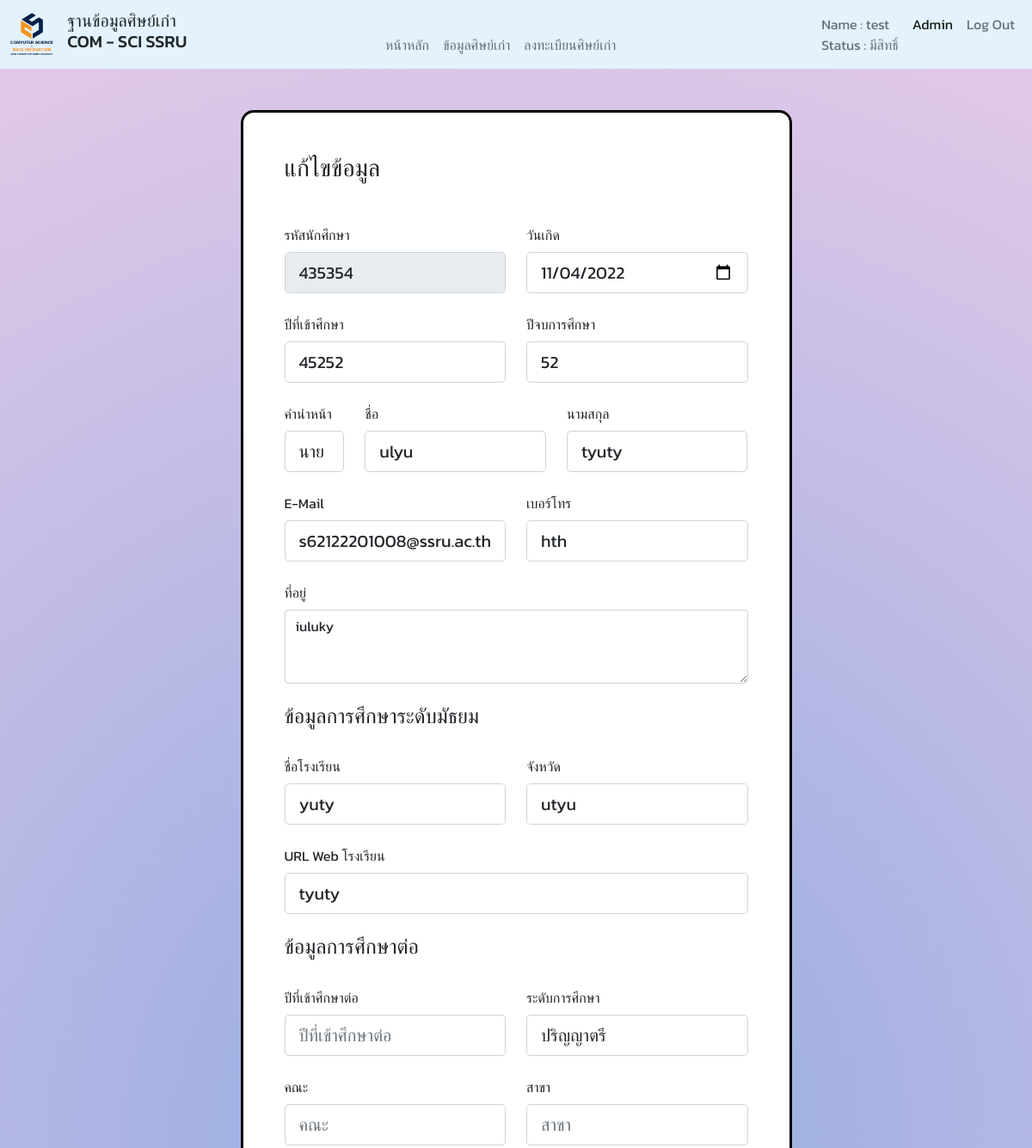
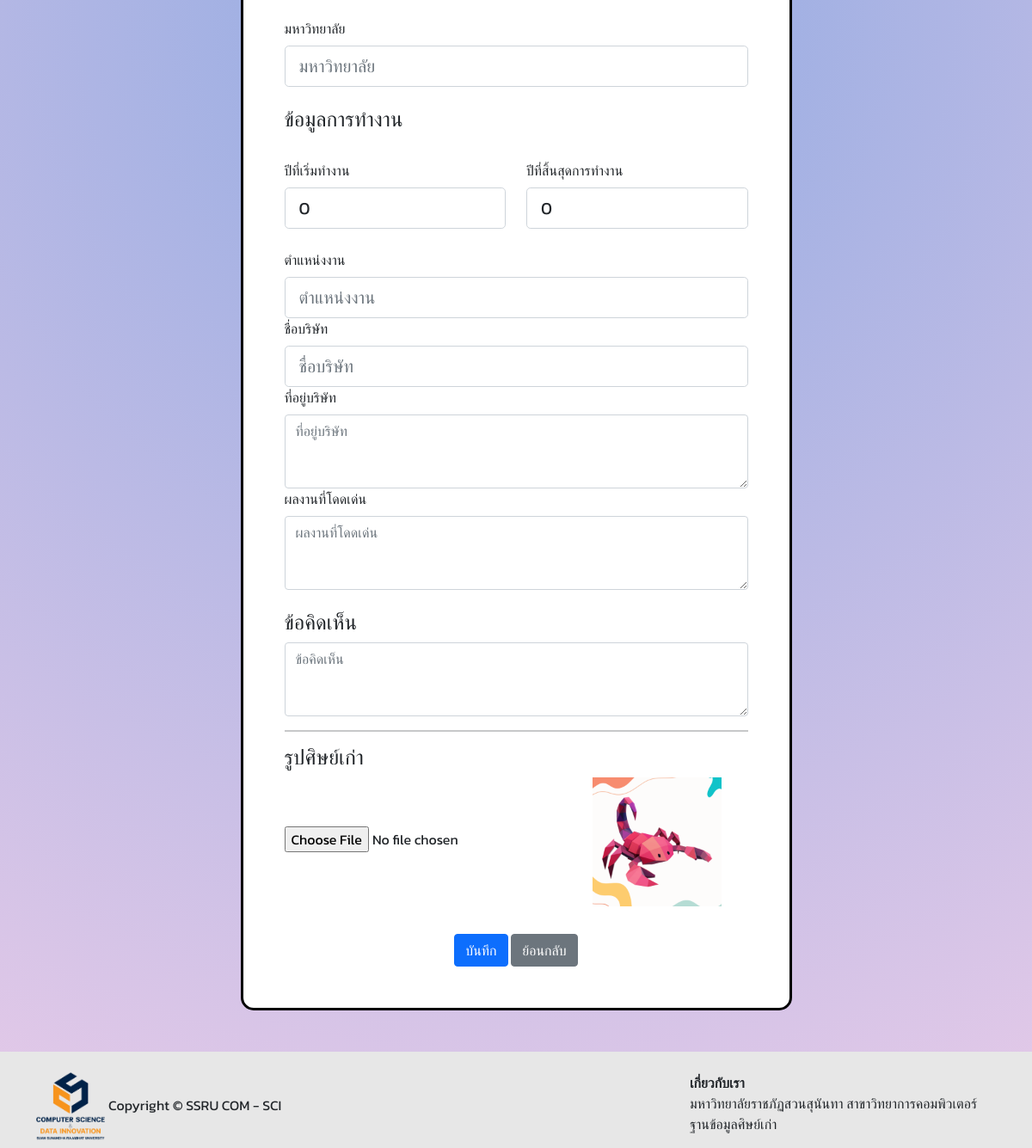
Page /update_user.php?id=435354 (signed in) on the committed database (2 pictures, top to bottom).
### tables this page shows
CREATE TABLE `tb_alumni` (
  `alumni_id` varchar(11) NOT NULL,
  `alumni_year_in` int(11) NOT NULL,
  `alumni_year_out` int(11) NOT NULL,
  `alumni_prefix` varchar(20) NOT NULL,
  `alumni_firstname` varchar(20) DEFAULT NULL,
  `alumni_lastname` varchar(20) DEFAULT NULL,
  `alumni_birthday` date DEFAULT NULL,
  `alumni_email` varchar(100) DEFAULT NULL,
  `alumni_phone` varchar(10) DEFAULT NULL,
  `alumni_address` varchar(255) DEFAULT NULL,
  `alumni_idcard` varchar(13) DEFAULT NULL,
  `alumni_comment` text DEFAULT NULL,
  `alumni_status` int(1) DEFAULT 0,
  `alumni_sex` varchar(6) NOT NULL,
  `alumni_img` varchar(255) NOT NULL
);

CREATE TABLE `tb_alumni_school` (
  `school_id` int(20) NOT NULL,
  `alumni_id` varchar(11) NOT NULL,
  `school_name` varchar(50) NOT NULL,
  `school_province` varchar(50) NOT NULL,
  `school_url` text NOT NULL
);

CREATE TABLE `tb_alumni_work` (
  `company_id` int(11) NOT NULL,
  `company_name` varchar(50) NOT NULL,
  `company_address` text NOT NULL,
  `company_start` int(4) NOT NULL,
  `company_end` int(4) NOT NULL,
  `company_performance` text NOT NULL,
  `alumni_id` varchar(11) NOT NULL,
  `company_position` varchar(50) NOT NULL
);

### update_user.php (the view, shortened to what the rows shown need)
<?php
include 'connection.php';
$sql = $conn->prepare("SELECT * FROM `tb_admin` WHERE `admin_username` = ?;");
$sql->bindParam(1, $_SESSION['admin_username']);
$sql->execute();
$publisher = $sql->fetch(PDO::FETCH_ASSOC);
$sql2 = $conn->prepare("SELECT tb_alumni.alumni_id, tb_alumni.alumni_year_in, tb_alumni.alumni_year_out, tb_alumni.alumni_prefix
, tb_alumni.alumni_firstname, tb_alumni.alumni_lastname, tb_alumni.alumni_birthday, tb_alumni.alumni_img, tb_alumni.alumni_email,
tb_alumni.alumni_phone, tb_alumni.alumni_address, tb_alumni.alumni_comment,
tb_alumni.alumni_status, tb_alumni.alumni_sex, tb_alumni_school.school_name, tb_alumni_school.school_province, tb_alumni_school.school_url, tb_alomni_education.education_year, tb_alomni_education.education_level,
tb_alomni_education.education_faculty, tb_alomni_education.education_branch, tb_alomni_education.education_university, tb_alumni_work.company_name, tb_alumni_work.company_address, tb_alumni_work.company_start,
tb_alumni_work.company_end, tb_alumni_work.company_performance, tb_alumni_work.company_position
FROM    ((tb_alumni LEFT JOIN tb_alumni_school ON tb_alumni.alumni_id  = tb_alumni_school.alumni_id)
LEFT JOIN tb_alomni_education ON tb_alumni.alumni_id  = tb_alomni_education.alumni_id)
LEFT JOIN tb_alumni_work ON tb_alumni.alumni_id  = tb_alumni_work.alumni_id WHERE tb_alumni.alumni_id=?");
$sql2->bindParam(1, $_GET["id"]);
$sql2->execute();
$publisher2 = $sql2->fetch(PDO::FETCH_ASSOC);
?>
<!DOCTYPE html>
<html lang="en">
<head>
  <link href="https://cdn.jsdelivr.net/npm/bootstrap@5.1.1/dist/css/bootstrap.min.css" rel="stylesheet" />
</head>
<body class="gradient-custom d-flex flex-column min-vh-100">
  <nav class="navbar sticky-top navbar-expand-lg navbar-light" style="background-color: #e3f2fd;">
    <div class="container-fluid">
      <div class="collapse navbar-collapse" id="navbarSupportedContent">
        <div class="row">
          <div class="col align-self-end">
            <ul class="navbar-nav m-auto mb-2 mb-lg-0">
              <li class="nav-item">
                <div class="nav-link">Name : <?php
                                              echo $publisher['admin_firstname']
                                              ?> <br> Status : <?php if ($publisher['admin_status'] == 0) {
                                                                  echo "ไม่มีสิทธิ์";
                                                                } else {
                                                                  echo "มีสิทธิ์";
                                                                } ?></div>
              </li>
            </ul>
          </div>
        </div>
      </div>
    </div>
  </nav>
  <section>
    <form method="POST" enctype="multipart/form-data">
      <div class="container py-5 h-100">
        <div class="row justify-content-center align-items-center h-100">
          <div class="col-12 col-lg-9 col-xl-7">
            <div class="card shadow-10-strong card-registration" style="border-radius: 15px; border: 3px solid #000000;">
              <div class="card-body p-4 p-md-5">
                <form>
                  <div class="row">
                    <div class="col-md-6 mb-4">
                      <div class="form-outline">
                        <label class="form-label" for="alumni_id">รหัสนักศึกษา</label>
                        <input type="text" name="alumni_id" readonly placeholder="รหัสนักศึกษา" class="form-control form-control-lg" value="<?php echo $publisher2['alumni_id'] ?>" required />
                      </div>
                    </div>
                    <div class=" col-md-6 mb-4">
                      <div class="form-outline">
                        <label class="form-label" for="alumni_birthday">วันเกิด</label>
                        <input type="date" name="alumni_birthday" placeholder="วันเกิด" class="form-control form-control-lg" value="<?php echo $publisher2['alumni_birthday'] ?>" required />
                      </div>
                    </div>
                  </div>
                  <div class="row">
                    <div class="col-md-6 mb-4">
                      <div class="form-outline">
                        <label class="form-label" for="firstName">ปีที่เข้าศึกษา</label>
                        <input type="number" name="alumni_year_in" placeholder="ปีที่เข้าศึกษา" class="form-control form-control-lg" value="<?php echo $publisher2['alumni_year_in'] ?>" required />
                      </div>
                    </div>
                    <div class="col-md-6 mb-4">
                      <div class="form-outline">
                        <label class="form-label" for="lastName">ปีจบการศึกษา</label>
                        <input type="number" name="alumni_year_out" placeholder="ปีจบการศึกษา" class="form-control form-control-lg" value="<?php echo $publisher2['alumni_year_out'] ?>" required />
                      </div>
                    </div>
                  </div>
                  <div class="row">
                    <div class="col-md-2 mb-2">
                      <label class="form-label select-label">คำนำหน้า</label>
                      <select class="select form-control form-control-lg" name="alumni_prefix" required>
                        <option value="<?php echo $publisher2['alumni_prefix'] ?>"><?php echo $publisher2['alumni_prefix'] ?></option>
                      </select>
                    </div>
                    <div class="col-md-5 mb-4">
                      <div class="form-outline">
                        <label class="form-label">ชื่อ</label>
                        <input type="text" name="alumni_firstname" placeholder="ชื่อ" class="form-control form-control-lg" value="<?php echo $publisher2['alumni_firstname'] ?>" required />
                      </div>
                    </div>
                    <div class="col-md-5 mb-4">
                      <div class="form-outline">
                        <label class="form-label">นามสกุล</label>
                        <input type="text" name="alumni_lastname" placeholder="นามสกุล" class="form-control form-control-lg" value="<?php echo $publisher2['alumni_lastname'] ?>" required />
                      </div>
                    </div>
                  </div>
                  <div class="row">
                    <div class="col-md-6 mb-4">
                      <div class="form-outline">
                        <label class="form-label">E-Mail</label>
                        <input type="email" name="alumni_email" placeholder="E-mail" class="form-control form-control-lg" value="<?php echo $publisher2['alumni_email'] ?>" required />
                      </div>
                    </div>
                    <div class="col-md-6 mb-4">
                      <div class="form-outline">
                        <label class="form-label">เบอร์โทร</label>
                        <input type="text" name="alumni_phone" placeholder="เบอร์โทร" class="form-control form-control-lg" value="<?php echo $publisher2['alumni_phone'] ?>" required />
                      </div>
                    </div>
                  </div>
                  <div class="row">
                    <div class="col-md-12 mb-12 d-flex align-items-center">
                      <div class="form-outline datepicker w-100">
                        <label for="alumni_address" class="form-label">ที่อยู่</label>
                        <textarea placeholder="ที่อยู่" class="form-control" name="alumni_address" rows="3" required><?php echo $publisher2['alumni_address'] ?></textarea>
                      </div>
                    </div>
                  </div>
                  <br>
                  <br>
                  <div class="row">
                    <div class="col-md-6 mb-4">
                      <div class="form-outline">
                        <label class="form-label" for="school_name">ชื่อโรงเรียน</label>
                        <input type="text" name="school_name" placeholder="ชื่อโรงเรียน" class="form-control form-control-lg" value="<?php echo $publisher2['school_name'] ?>" required />
                      </div>
                    </div>
                    <div class="col-md-6 mb-4">
                      <div class="form-outline">
                        <label class="form-label" for="school_province">จังหวัด</label>
                        <input type="text" name="school_province" placeholder="จังหวัด" class="form-control form-control-lg" value="<?php echo $publisher2['school_province'] ?>" required />
                      </div>
                    </div>
                    <div class="col-md-12">
                      <div class="form-outline">
                        <label class="form-label" for="school_url">URL Web โรงเรียน</label>
                        <input type="text" name="school_url" placeholder="URL Web โรงเรียน" class="form-control form-control-lg" value="<?php echo $publisher2['school_url'] ?>" required />
                      </div>
                    </div>
                  </div>
                  <br>
                  <br>
                  <br>
                  <br>
                  <div class="row">
                    <div class="col-md-6 mb-4">
                      <div class="form-outline">
                        <label class="form-label" for="company_start">ปีที่เริ่มทำงาน</label>
                        <input type="text" name="company_start" placeholder="ปีที่เริ่มทำงาน" class="form-control form-control-lg" value="<?php echo $publisher2['company_start'] ?>" />
                      </div>
                    </div>
                    <div class="col-md-6 mb-4">
                      <div class="form-outline">
                        <label class="form-label" for="company_end">ปีที่สิ้นสุดการทำงาน</label>
                        <input type="text" name="company_end" placeholder="ปีที่สิ้นสุดการทำงาน" class="form-control form-control-lg" value="<?php echo $publisher2['company_end'] ?>" />
                      </div>
                    </div>
                  </div>
                  <br>
                  <div class="col-md-12 mb-6">
                    <div class="form-outline">
                      <input type="file" class="form-control-file" name='img' accept="image/png, image/jpeg">
                      <img src="<?php echo $publisher2['alumni_img'] ?>" width="150" height="150">
                    </div>
                  </div>
                </form>
              </div>
            </div>
          </div>
        </div>
      </div>
    </form>
  </section>
</body>
</html>
<?php
exit;
?>

### rows in the picture
tb_alumni: alumni_id "435354", alumni_birthday "11/04/2022", alumni_year_in "45252", alumni_year_out "52", alumni_prefix "นาย", alumni_firstname "ulyu", alumni_lastname "tyuty", alumni_email "s62122201008@ssru.ac.th", alumni_phone "hth", alumni_address "iuluky", school_name "yuty", school_province "utyu", school_url "tyuty", company_start "0", company_end "0", alumni_img (picture)

### other values in the picture
$publisher['admin_firstname'] "test"
